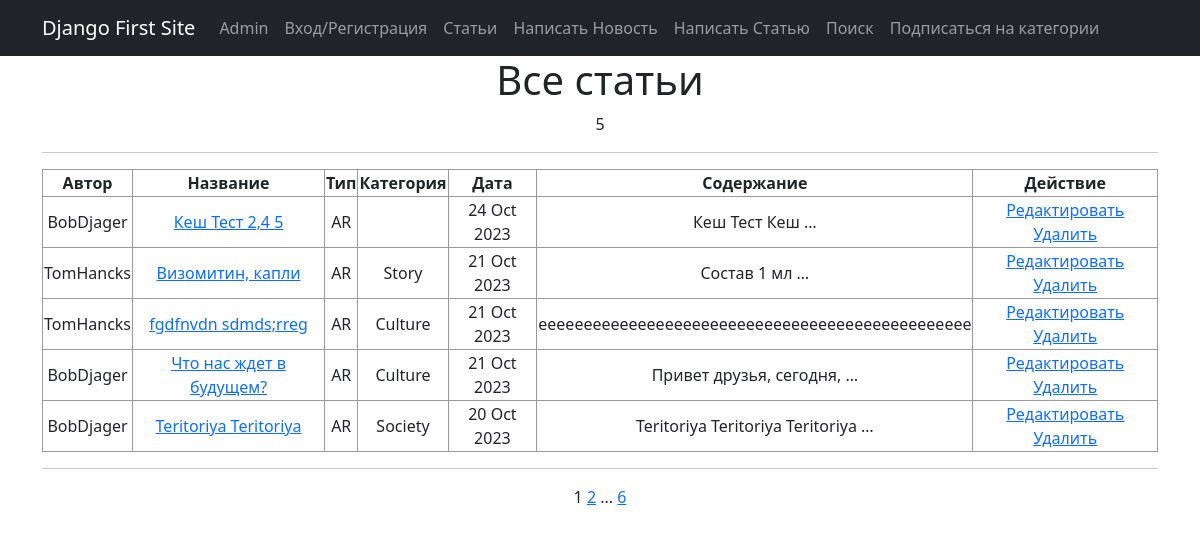
Page /news/ (signed in) on the committed database.
### news/models.py (models this page shows, shortened)
class Post(models.Model):
    news = 'NW'
    article = 'AR'
    CATEGORY_CHOICES = [
        (news, 'Новость'),
        (article, 'Статья')
    ]
    post_author = models.ForeignKey(Author, on_delete=models.CASCADE)
    category_type = models.CharField(max_length=2, choices=CATEGORY_CHOICES,
                                     default=article)
    post_date = models.DateTimeField(auto_now_add=True)
    post_category = models.ManyToManyField(Category, through='PostCategory')
    post_title = models.CharField(max_length=128)
    post_text = models.TextField()
    post_rating = models.SmallIntegerField(default=0)

class Author(models.Model):
    author_user = models.OneToOneField(User, on_delete=models.CASCADE)
    author_rating = models.SmallIntegerField(default=0)
    def __str__(self):
        return f'{self.author_user.username}'

class Category(models.Model):
    category_name = models.CharField(max_length=64, unique=True)
    subscribers = models.ManyToManyField(User, related_name='categories',
                                         default='')

### news/views.py (the view)
# urls.py: path('', cache_page(60)(PostList.as_view()), name='news'),  # 1m
class PostList(ListView):
    model = Post
    ordering = '-post_date'
    template_name = 'news.html'
    context_object_name = 'news'
    paginate_by = 5
    def get_context_data(self, **kwargs):
        context = super().get_context_data(**kwargs)
        return context

### news/templates/news/news.html (shortened to what this page needs)
{% extends 'flatpages/default.html' %}
{% load censor_filters %}
{% block content %}
<h1>Все статьи</h1>
{{ news|length }}
<hr>
{% if news|length %}
    <table>
        <tr>
            <th>Автор</th>
            <th>Название</th>
            <th>Тип</th>
            <th>Категория</th>
            <th>Дата</th>
            <th>Содержание</th>
            <th>Действие</th>
        </tr>
        {% for post in news %}
        <col>
            <td>{{ post.post_author}}</td>
            <td><a href="{% url 'post_detail' pk=post.id %}">{{ post.post_title }}</a></td>
            <td>{{ post.category_type }}</td>
            <td>
                    {% for cat in post.post_category.all %}
                        {{ cat.category_name }}
                    {% endfor %}
            </td>
            <td>{{ post.post_date|date:'d M Y'}}</td>
            <td>{{ post.post_text|truncatewords:3}}</td>
            <td>
                {% if request.user.is_authenticated %}
                    {% if post.category_type == 'NW' %}
                        <a href="{% url 'news_edit' pk=post.id %}">Редактировать</a>
                        <a href="{% url 'post_delete' pk=post.id %}">Удалить</a>
                    {% else %}
                        <a href="{% url 'article_edit' pk=post.id %}">Редактировать</a>
                        <a href="{% url 'post_delete' pk=post.id %}">Удалить</a>
                    {% endif %}
                {% endif %}
            </td>
        {% endfor %}
    </table>
            <hr>
        {% else %}
            <h1>Извините на данный момент статей нет</h1>
{% endif %}
{{ page_obj.number }}
{% if page_obj.has_next %}
    <a href="?page={{ page_obj.next_page_number }}">{{ page_obj.next_page_number }}</a>
    {% if paginator.num_pages != page_obj.next_page_number %}
    ...
    <a href="?page={{ page_obj.paginator.num_pages }}">{{ page_obj.paginator.num_pages }}</a>
    {% endif %}
{% endif %}
{% endblock content %}

### news/templates/news/flatpages/default.html (style rules this page uses)
table { border: 1px solid #99999FFF; }
th { border: 1px solid #99999FFF; }
td { border: 1px solid #99999FFF; }
table { width: 100%; }

### rows in the picture
Post: post_author "BobDjager", post_title "Кеш Тест 2,4 5", category_type "AR", post_date "24 Oct 2023", post_text "Кеш Тест Кеш …", shows "Редактировать"
Post: post_author "TomHancks", post_title "Визомитин, капли", category_type "AR", post_date "21 Oct 2023", post_text "Состав 1 мл …", shows "Редактировать"
Category: category_name "Story"
Post: post_author "TomHancks", post_title "fgdfnvdn sdmds;rreg", category_type "AR", post_date "21 Oct 2023", post_text "eeeeeeeeeeeeeeeeeeeeeeeeeeeeeeeeeeeeeeeeeeeeeeee", shows "Редактировать"
Category: category_name "Culture"
Post: post_author "BobDjager", post_title "Что нас ждет в будущем?", category_type "AR", post_date "21 Oct 2023", post_text "Привет друзья, сегодня, …", shows "Редактировать"
Post: post_author "BobDjager", post_title "Teritoriya Teritoriya", category_type "AR", post_date "20 Oct 2023", post_text "Teritoriya Teritoriya Teritoriya …", shows "Редактировать"
Category: category_name "Society"

### other values in the picture
{{ news|length }} "5"
{{ page_obj.number }} "1"
{{ page_obj.next_page_number }} "2"
{{ page_obj.paginator.num_pages }} "6"
